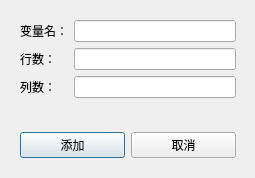
<?xml version="1.0" encoding="UTF-8"?>
<ui version="4.0">
 <class>QuickAddMatrixDlg</class>
 <widget class="QDialog" name="QuickAddMatrixDlg">
  <property name="geometry">
   <rect>
    <x>0</x>
    <y>0</y>
    <width>255</width>
    <height>178</height>
   </rect>
  </property>
  <property name="windowTitle">
   <string>Dialog</string>
  </property>
  <widget class="QWidget" name="">
   <property name="geometry">
    <rect>
     <x>20</x>
     <y>20</y>
     <width>216</width>
     <height>138</height>
    </rect>
   </property>
   <layout class="QVBoxLayout" name="verticalLayout">
    <item>
     <layout class="QFormLayout" name="formLayout">
      <item row="0" column="0">
       <widget class="QLabel" name="label_name">
        <property name="text">
         <string>变量名：</string>
        </property>
       </widget>
      </item>
      <item row="0" column="1">
       <widget class="QLineEdit" name="lineEdit_name"/>
      </item>
      <item row="1" column="0">
       <widget class="QLabel" name="label_row">
        <property name="text">
         <string>行数：</string>
        </property>
       </widget>
      </item>
      <item row="1" column="1">
       <widget class="QLineEdit" name="lineEdit_row"/>
      </item>
      <item row="2" column="0">
       <widget class="QLabel" name="label_col">
        <property name="text">
         <string>列数：</string>
        </property>
       </widget>
      </item>
      <item row="2" column="1">
       <widget class="QLineEdit" name="lineEdit_col"/>
      </item>
     </layout>
    </item>
    <item>
     <layout class="QHBoxLayout" name="horizontalLayout">
      <item>
       <widget class="QPushButton" name="pushButton_add">
        <property name="text">
         <string>添加</string>
        </property>
       </widget>
      </item>
      <item>
       <widget class="QPushButton" name="pushButton_cancel">
        <property name="text">
         <string>取消</string>
        </property>
       </widget>
      </item>
     </layout>
    </item>
   </layout>
  </widget>
 </widget>
 <resources/>
 <connections/>
</ui>
